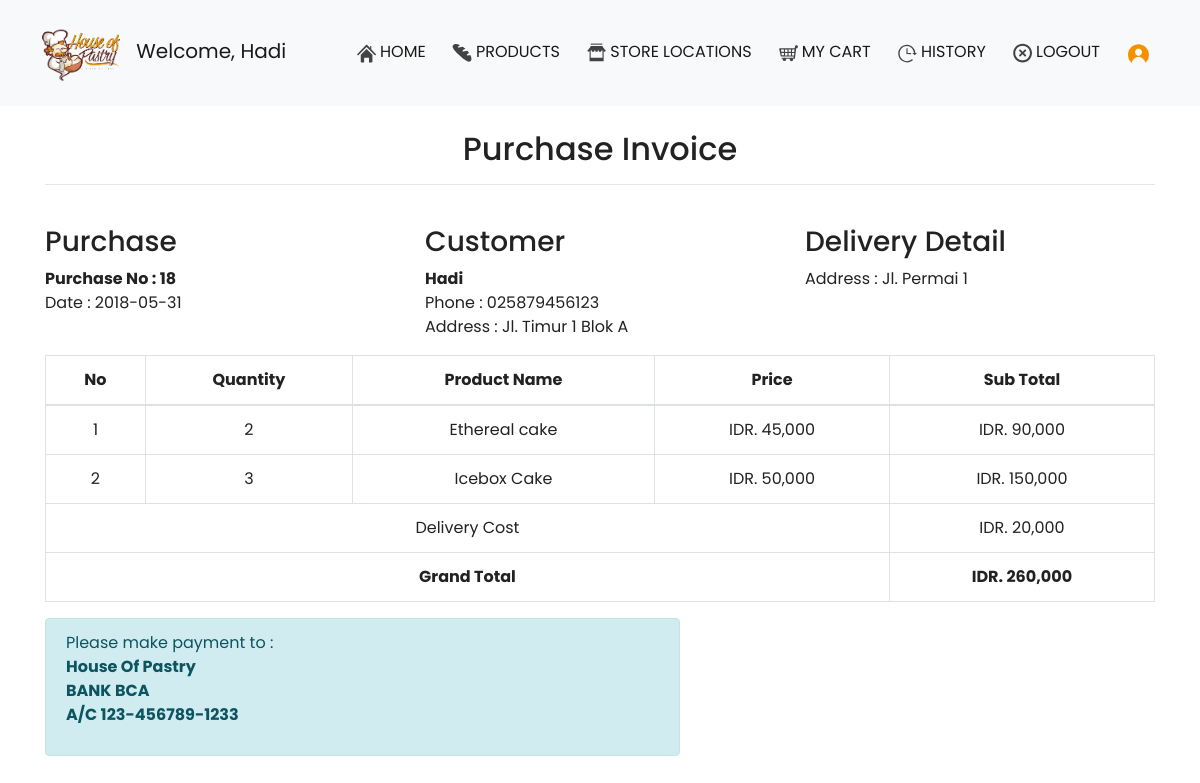
The page /nota.php?id=18 (signed in) on the database its author committed.
### tables this page shows
CREATE TABLE `pembelian` (
  `id_pembelian` int(11) NOT NULL,
  `id_pelanggan` int(11) NOT NULL,
  `id_ongkir` int(11) NOT NULL,
  `tanggal_pembelian` date NOT NULL,
  `total_pembelian` int(11) NOT NULL,
  `nama_kota` varchar(100) NOT NULL,
  `tarif` int(11) NOT NULL,
  `alamat_tujuan` text NOT NULL,
  `status_pembelian` varchar(100) NOT NULL DEFAULT 'Pending',
  `foto_nota` varchar(100) NOT NULL
);

CREATE TABLE `pelanggan` (
  `id_pelanggan` int(11) NOT NULL,
  `email_pelanggan` varchar(100) NOT NULL,
  `password_pelanggan` varchar(50) NOT NULL,
  `nama_pelanggan` varchar(100) NOT NULL,
  `telepon_pelanggan` varchar(25) NOT NULL,
  `alamat_pelanggan` text NOT NULL
);

CREATE TABLE `pembelian_produk` (
  `id_pembelian_produk` int(11) NOT NULL,
  `id_pembelian` int(11) NOT NULL,
  `id_produk` int(11) NOT NULL,
  `jumlah` int(11) NOT NULL,
  `nama` varchar(100) NOT NULL,
  `harga` int(11) NOT NULL,
  `berat` varchar(100) NOT NULL,
  `subberat` varchar(100) NOT NULL,
  `subharga` int(11) NOT NULL
);

### nota.php (the view, shortened to what this page needs)
<?php
include 'koneksi.php';
$id_pembelian_barusan = $_GET['id'];
$ambil = $koneksi->query("SELECT * FROM pembelian JOIN pelanggan on pembelian.id_pelanggan=pelanggan.id_pelanggan where pembelian.id_pembelian = $id_pembelian_barusan;");
$detail = $ambil->fetch_assoc();
?>
<!DOCTYPE html>
<html>
<head>
	<link rel="stylesheet" href="https://maxcdn.bootstrapcdn.com/bootstrap/4.0.0/css/bootstrap.min.css">
	<link href="home1.css" rel="stylesheet">
	<link href="//netdna.bootstrapcdn.com/font-awesome/4.0.0/css/font-awesome.css" rel="stylesheet">
</head>
<body>
	<?php
	require ('navbar_pelanggan1.php');
	?>
	<section class="konten">
		<div class="container">
			<br>
			<h2 style="text-align: center"> Purchase Invoice  </h2>
			<hr>
			<br>
			<div class="row">
				<div class="col-md-4">
					<h3> Purchase </h3>
					<strong> Purchase No : <?php echo $detail['id_pembelian']; ?> </strong> <br>
					Date : <?php echo $detail['tanggal_pembelian']; ?> <br><br>
				</div>
				<div class="col-md-4">
					<h3> Customer </h3>
					<strong> <?php echo $detail['nama_pelanggan']; ?> </strong> <br>
					<p>
						Phone : <?php echo $detail['telepon_pelanggan']; ?> <br>
						Address : <?php echo $detail['alamat_pelanggan']; ?> <br>
					</p>
				</div>
				<div class="col-md-4">
					<h3> Delivery Detail </h3>
					Address : <?php echo $detail['alamat_tujuan']; ?> <br><br>
				</div>
			</div>
			<table class=" table table-bordered text-center">
				<thead>
					<tr>
						<th> No </th>
						<th> Quantity </th>
						<th> Product Name </th>
						<th> Price </th>
						<th> Sub Total </th>
					</tr>
				</thead>
				<tbody>
					<?php $nomor = 1; ?>
					<?php $ambil = $koneksi->query("SELECT * FROM pembelian_produk WHERE id_pembelian ='$_GET[id]'"); ?>
					<?php while($pecah = $ambil->fetch_assoc()) { ?>
						<tr>
							<td> <?php echo $nomor; ?> </td>
							<td> <?php echo $pecah['jumlah'] ?> </td>
							<td> <?php echo $pecah['nama'] ?> </td>
							<td> IDR. <?php echo number_format($pecah['harga']); ?> </td>
							<td> IDR. <?php echo number_format($pecah ['subharga']); ?></td>
						</tr>
						<?php $nomor++; ?>
					<?php } ?>
				</tbody>
				<tfoot>
					<tr>
						<td colspan="4"> Delivery Cost </td>
						<td colspan="1" > IDR. <?php echo number_format($detail['tarif']);?> </td>
					</tr>
					<tr>
						<td colspan="4" style="font-weight: bold"> Grand Total </td>
						<td colspan="1" style="font-weight: bold"> IDR. <?php echo number_format($detail['total_pembelian']);?> </td>
					</tr>
				</tfoot>
			</table>
			<div class="row">
				<div class="col-md-7">
					<div class="alert alert-info">
						<p>
							Please make payment to : <br>
							<strong> House Of Pastry <br>
								BANK BCA <br>
							A/C 123-456789-1233</strong>
						</p>
					</div>
				</div>
			</div>
		</section>
	</body>
	</html>

### home1.css (style rules this page uses)
html,body { height: 100%; width: 100%; font-family: 'Poppins', sans-serif; color: #222; }

### rows shown on the page
pembelian: id_pembelian "18", tanggal_pembelian "2018-05-31", id_pelanggan.nama_pelanggan "Hadi", id_pelanggan.telepon_pelanggan "025879456123", id_pelanggan.alamat_pelanggan "Jl. Timur 1 Blok A", alamat_tujuan "Jl. Permai 1", tarif "20,000", total_pembelian "260,000"
pembelian_produk: jumlah "2", nama "Ethereal cake", harga "45,000", subharga "90,000"
pembelian_produk: jumlah "3", nama "Icebox Cake", harga "50,000", subharga "150,000"

### other values the page prints
$_SESSION['pelanggan'] "Hadi"
